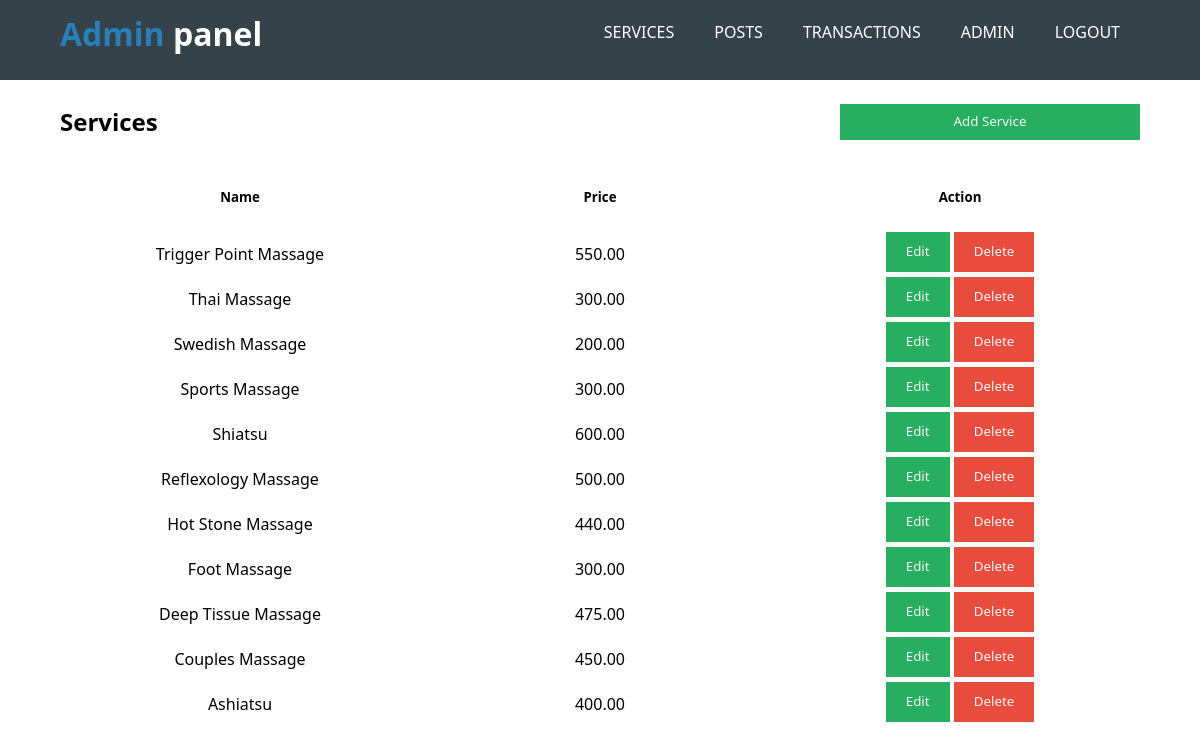
/Admin/services.php (signed in), run on the app's committed database.
### tables this page shows
CREATE TABLE `services` (
  `id` int(11) NOT NULL,
  `name` varchar(255) NOT NULL,
  `price` decimal(12,2) NOT NULL,
  `image` varchar(255) NOT NULL,
  `created_at` timestamp NOT NULL DEFAULT CURRENT_TIMESTAMP
);

### Admin/services.php (the view, shortened to what this page needs)
<!DOCTYPE html>
<html lang="en">
<head>
    <link rel="stylesheet" href="admin.css">
</head>
<body>
    <header>
        <div class="container">
            <div id="branding">
            <h1><span class="highlight">Admin</span> panel</h1>
            </div>
            <nav>
                <ul>
                    <li><a href="services.php">Services</a></li>
                    <li><a href="posts.php">Posts</a></li>
                    <li><a href="transactions.php">Transactions</a></li>
                    <li><a href="admins.php">Admin</a></li>
                    <li><a href="logout.php">Logout</a></li>
                </ul>
            </nav>
        </div>
    </header>
    <div class="container">
    <br>
        <div style="display:grid; grid-template-columns: 1fr 1fr;">
            <h2>Services</h2>
            <button style="width: 300px; margin-left:auto; background-color: #27ae60; color:#f4f4f4; border:none"><a style="padding: 20px;"href="./addService.php">Add Service</a></button>
        </div>
        <br><br>
        <div style="display:grid; grid-template-columns: 1fr 1fr 1fr; text-align:center">
            <h5>Name</h5>
            <h5>Price</h5>
            <h5>Action</h5>
        </div>
        <br>
        <div style="display:grid; grid-template-columns: 1fr 1fr 1fr; text-align:center">
             <?php
            $mysqli = new mysqli('localhost', 'root', '', 'spanchill');
            $stmt = $mysqli->prepare("SELECT * FROM services ORDER BY id DESC");
            $stmt->execute();
            $result = $stmt->get_result();
            if($result->num_rows > 0){
            ?>
            <?php
                while($row = $result->fetch_assoc()) {
                ?>
                <p style="margin-top:10px"><?=$row['name']?></p>
                <p style="margin-top:10px"><?=$row['price']?></p>
                <div style="">
                    <a href="./editService.php?id=<?=$row['id']?>"><button style="display:inline; background-color: #27ae60; color:#f4f4f4; border:none; padding: 10px 20px 10px 20px; margin-bottom: 5px;">Edit</button></a>
                    <form action="./services.php" method="POST" style="display:inline;">
                        <input style="background-color: #e74c3c; color:#f4f4f4; border:none; padding: 10px 20px 10px 20px; margin-bottom: 5px;" class="btn btn-danger" type="submit" value="Delete" name="toDelete">
                    </form>
                </div>
                <?php
                }
            }
            else{
                echo "<h1>NO SERVICES<h1>";
          }
          ?>
        </div>
        <br><br><br>
    </div>
</body>
</html>

### Admin/admin.css (style rules this page uses)
* { margin:0; padding:0; line-height: 1.5; font-family: 'Segoe UI', Tahoma, Geneva, Verdana, sans-serif; }
.container { width:90%; margin:auto; overflow:hidden; }
ul { margin:0; padding:0; }
header { background:#35424a; color:#ffffff; padding-top:10px; min-height:70px; }
header a { color:#ffffff; text-decoration:none; text-transform: uppercase; font-size:16px; }
header li { float:left; display:inline; padding: 0 20px 0 20px; }
header #branding { float:left; }
header #branding h1 { margin:0; }
header nav { float:right; margin-top:10px; }
header .highlight, header .current a { color:#2980b9; font-weight:bold; }

### Admin/services.php (style rules this page uses)
a { text-decoration:none; color:#f4f4f4; }

### data on the page
services: name "Trigger Point Massage", price "550.00"
services: name "Thai Massage", price "300.00"
services: name "Swedish Massage", price "200.00"
services: name "Sports Massage", price "300.00"
services: name "Shiatsu", price "600.00"
services: name "Reflexology Massage", price "500.00"
services: name "Hot Stone Massage", price "440.00"
services: name "Foot Massage", price "300.00"
services: name "Deep Tissue Massage", price "475.00"
services: name "Couples Massage", price "450.00"
services: name "Ashiatsu", price "400.00"
